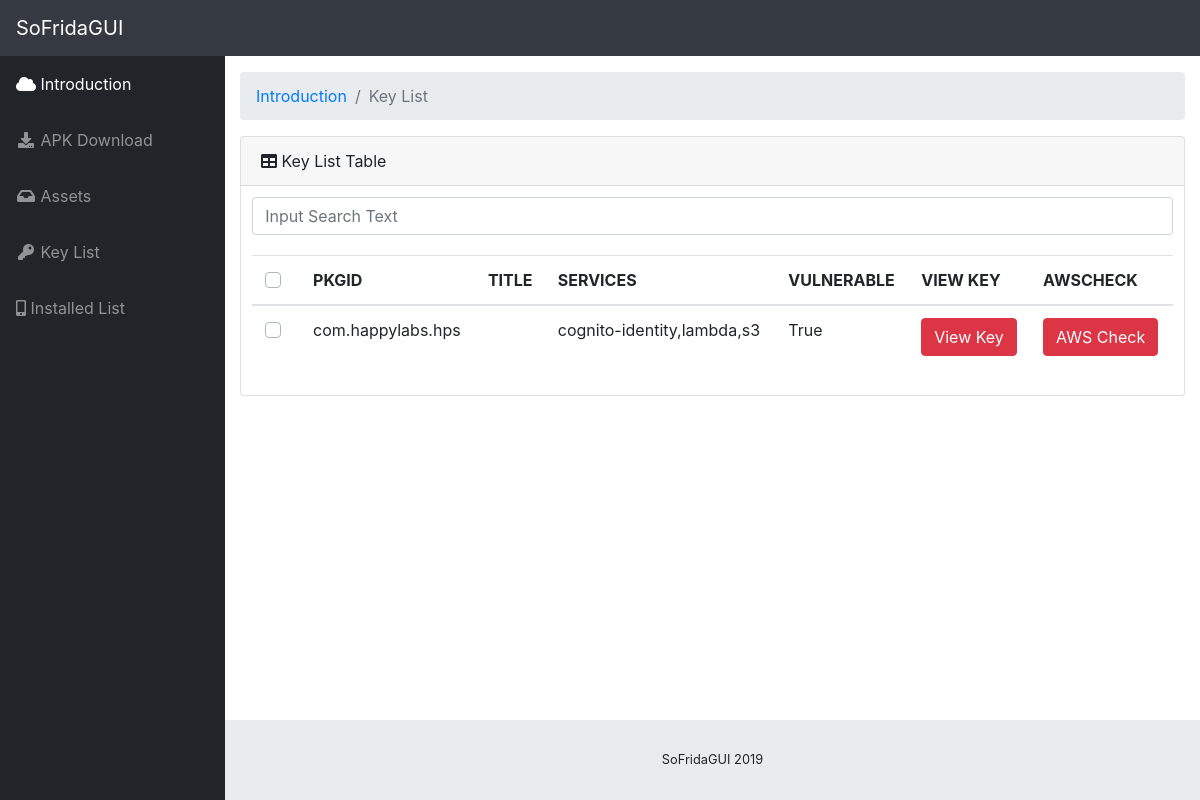
Screenshot of /keylist with the database file from the repository.
### tables this page shows
CREATE TABLE assets (
            package_name text primary key, 
            title text,
            popular integer,
            category text,
            status text,
            exist_sdk integer,
            access_key_id text,
            secret_access_key text,
            session_token text,
            region text,
            service text,
            bucket text,
            vulnerable integer);

### app.py (the view)
@app.route("/keylist")
def keylist_layout():
  asset = Assets()
  key_infos = asset.get_exist_key()
  return render_template("keylist.html", key_infos=key_infos)

### assets.py (called while the page is built)
    def db_init(self):
        self.db_path = os.path.join("./assets.db")
        self.con = sqlite3.connect(self.db_path)
        self.cur = self.con.cursor()
        self.cur.execute('''create table if not exists assets (
            package_name text primary key,
            title text,
            popular integer,
            category text,
            status text,
            exist_sdk integer,
            access_key_id text,
            secret_key_id text,
            session_token text,
            region text,
            service text,
            bucket text,
            vulnerable integer)''')
        self.columns = ['package_name', 'title', 'popular','category','status','exist_sdk', 'access_key_id', 'secret_key_id','session_token','region','service','bucket', 'vulnerable']
        self.con.commit()

    def get_exist_key(self):
        package_list = []
        for row in self.cur.execute('''select * from assets where access_key_id is not null'''):
            package = dict()
            for i in range(len(self.columns)):
                if row[i] == None:
                    package[self.columns[i]] = ""
                else:
                    package[self.columns[i]] = row[i]
            package_list.append(package)
        return package_list

### templates/keylist.html (shortened to what this page needs)
{% extends "layout.html" %}
{% block content %}
<div class="container-fluid">
	<ol class="breadcrumb">
		<li class="breadcrumb-item">
			<a href="#">Introduction</a>
		</li>
		<li class="breadcrumb-item active">Key List</li>
	</ol>
	<div class="card mb-3">
		<div class="card-header">
			<i class="fas fa-table"></i>
			Key List Table
		</div>
		<div class="card-body">
			<div class="input-group">
				<input type="text" class="form-control" placeholder="Input Search Text" spellcheck="false" id="search_form">
			</div>
			<div style="margin-top:20px;" class="table-responsive" id="key_list">
				<table class="table" id="key_table">
					<thead>
						<th>
							<div class="custom-control custom-checkbox" align="center">
							</div>
						</th>
						<th>PKGID</th>
						<th>TITLE</th>
                        <th>SERVICES</th>
                        <th>VULNERABLE</th>
                        <th>VIEW KEY</th>
						<th>AWSCHECK</th>
					</thead>
					<tbody>
						{% for info in key_infos %}
						<tr>
							<td>
								<div class="custom-control custom-checkbox" align="center">
								</div>
							</td>
							<td>{{ info['package_name'] }}</td>
							<td>{{ info['title'] }}</td>
							<td>{{ info['service'] }}</td>
							<td>{{ "True" if info['vulnerable']==1 else "False" }}</td>
                            <td><button class="btn btn-danger" id="view" data-package="{{ info }}">View Key</button></td>
							<td><a class="btn btn-danger" href="/awstest/{{ info['package_name'] }}">AWS Check</a></td>
						</tr>
						{% endfor %}
					</tbody>
				</table>
			</div>
		</div>
	</div>
</div>
{% endblock %}

### rows the page displays
assets: package_name "com.happylabs.hps", service "cognito-identity,lambda,s3", vulnerable "True"
